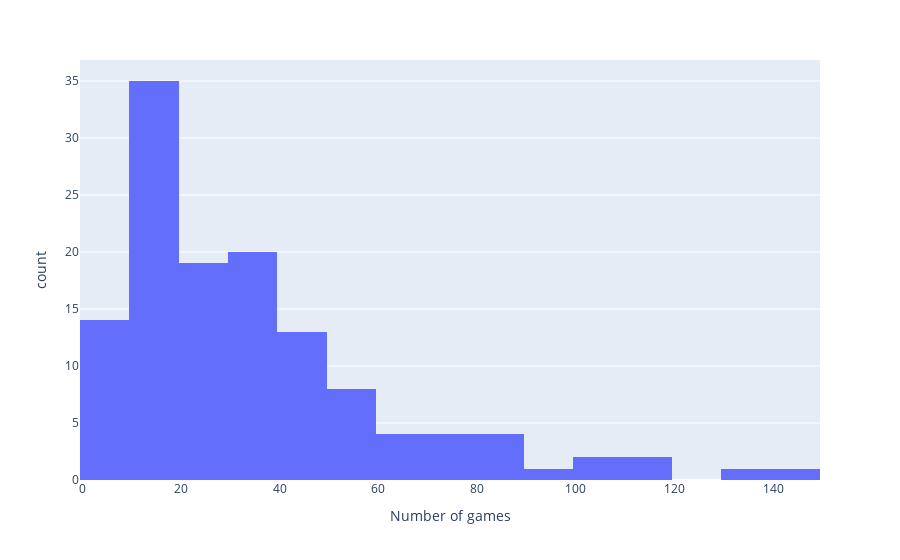

The cell this chart's notebook holds for it:
### Markdown cell above
Distribution of number of players who played different number of games

### Code cell
px.histogram(x=games.values,labels={
                     "x": "Number of games"
                 })

### Figure 1 — Plotly figure (JSON) as saved in the notebook; plotly's stock layout.template omitted (floating-point values rounded to 4 significant figures)
{"data": [{"alignmentgroup": "True", "bingroup": "x", "hovertemplate": "Number of games=%{x}<br>count=%{y}<extra></extra>", "legendgroup": "", "marker": {"color": "#636efa"}, "name": "", "offsetgroup": "", "orientation": "v", "showlegend": false, "type": "histogram", "x": [140, 132, 118, 117, 104, 102, 93, 89, 89, 82, 81, 76, 71, 71, 70, 68, 64, 61, 60, 59, 59, 55, 55, 52, 50, 50, 50, 49, 48, 48, 47, 46, 45, 44, 42, 41, 41, 41, 41, 41, 39, 39, 39, 38, 37, 37, 35, 34, 33, 33, 33, 33, 32, 32, 32, 32, 31, 31, 31, 30, 29, 29, 28, 28, 28, 26, 25, 25, 24, 24, 24, 23, 22, 21, 21, 21, 20, 20, 20, 19, 19, 19, 18, 18, 18, 18, 18, 17, 17, 17, 16, 16, 16, 16, 15, 14, 14, 14, 14, 13, 13, 13, 13, 12, 12, 12, 12, 12, 11, 11, 10, 10, 10, 10, 9, 9, 8, 8, 8, 7, 6, 6, 6, 5, 5, 4, 3, 3], "xaxis": "x", "yaxis": "y"}], "layout": {"barmode": "relative", "legend": {"tracegroupgap": 0}, "margin": {"t": 60}, "xaxis": {"anchor": "y", "domain": [0, 1], "title": {"text": "Number of games"}}, "yaxis": {"anchor": "x", "domain": [0, 1], "title": {"text": "count"}}}}
